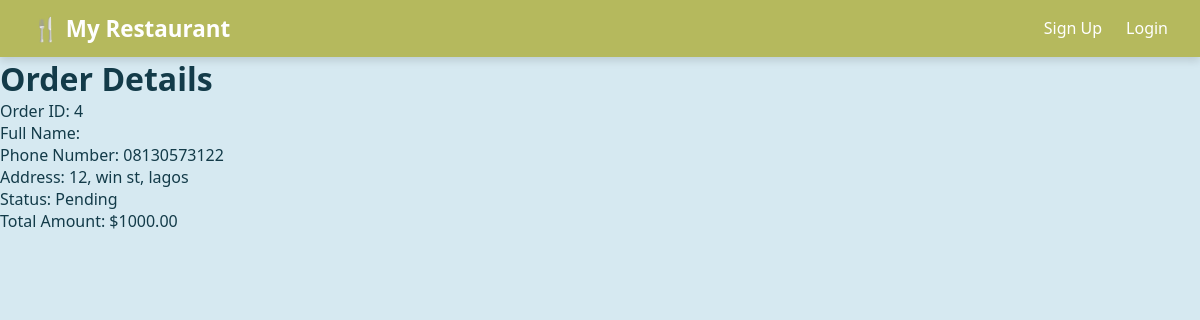
Screenshot of /order/details/4/ with the database file from the repository.
### order/models.py (models this page shows, shortened)
class Order(models.Model):
    user = models.ForeignKey(User, on_delete=models.CASCADE)
    food_items = models.ForeignKey(FoodItem, on_delete=models.CASCADE)
    name = models.CharField(max_length=100)
    quantity = models.PositiveIntegerField(default=1)
    ordered_at = models.DateTimeField(auto_now_add=True)
    address = models.TextField()
    total_amount = models.DecimalField(max_digits=8, decimal_places=2)
    phone = models.CharField(max_length=15)
    status = models.CharField(max_length=50, choices=[('Pending', 'Pending'), ('Processing', 'Processing'), ('Completed', 'Completed'), ('Cancelled', 'Cancelled')], default='Pending')

### order/views.py (the view)
# urls.py: path('details/<int:order_id>/', views.order_details, name='order_details'),
def order_details(request, order_id):
    order = get_object_or_404(Order, id=order_id)
    return render(request, 'order_details.html', {'order': order})

### templates/order_details.html
{% extends 'base.html' %}
{% block content %}
    <h1>Order Details</h1>
    <p>Order ID: {{ order.id }}</p>
    <p>Full Name: {{ order.fullname }}</p>
    <p>Phone Number: {{ order.phone }}</p>
    <p>Address: {{ order.address }}</p>
    <p>Status: {{ order.status }}</p>
    <p>Total Amount: ${{ order.total_amount|floatformat:2 }}</p>
{% endblock %}

### static/styles.css (style rules this page uses)
* { margin: 0; padding: 0; box-sizing: border-box; }
body { font-family: 'Segoe UI', Tahoma, Geneva, Verdana, sans-serif; background: #D6E9F1; color: #133B49; }

### rows the page displays
Order: id "4", phone "08130573122", address "12, win st, lagos", status "Pending", total_amount "1000.00"
